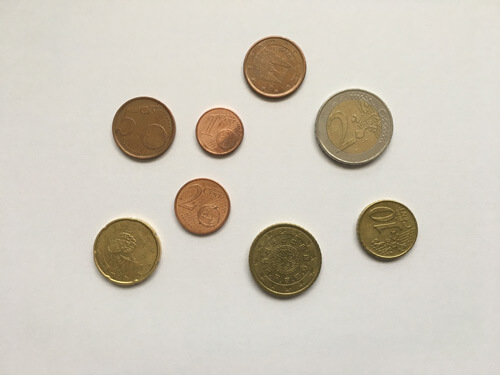
//> input picture data/coins.jpg, 500 x 375 px
$ ./main   (built with g++ and OpenCV 4)
//> lines starting //> are read from the running program, lines starting //| are printed output that depends on the picture; after the words box and inside, x2 and y2 are one past the last pixel; in counts of white or black regions, pixels touching at a corner belong together
/**
 * Moments - sample code
 * @author José Miguel Guerrero
 *
 * https://docs.opencv.org/3.4/d8/d23/classcv_1_1Moments.html
 */

#include <opencv2/highgui.hpp>
#include <opencv2/imgproc.hpp>
#include <iostream>
#include <iomanip>

using namespace cv;
using namespace std;

// Show all value moments
void show_moment(Moments m)
{
  cout << "Spatial moments:" << endl;
  cout << "  m00 = " << m.m00 << ", m10 = " << m.m10 << ", m01 = " << m.m01 << ", m20 = " <<
    m.m20 << ", m11 = " << m.m11 << endl;
  cout << "  m02 = " << m.m02 << ", m30 = " << m.m30 << ", m21 = " << m.m21 << ", m12 = " <<
    m.m12 << ", m03 = " << m.m03 << endl;

  cout << "Central moments:" << endl;
  cout << "  mu20 = " << m.mu20 << ", mu11 = " << m.mu11 << ", mu02 = " << m.mu02 << ", mu30 = " <<
    m.mu30 << ", mu21 = " << m.mu21 << endl;
  cout << "  mu12 = " << m.mu12 << ", mu03 = " << m.mu03 << endl;

  cout << "Central normalized moments:" << endl;
  cout << "  nu20 = " << m.nu20 << ", nu11 = " << m.nu11 << ", nu02 = " << m.nu02 << ", nu30 = " <<
    m.nu30 << ", nu21 = " << m.nu21 << endl;
  cout << "  nu12 = " << m.nu12 << ", nu03 = " << m.nu03 << endl;
}

int main()
{
  // Create image variables
  Mat image, gray, edges, gauss;

  // Read image
  image = imread("../../data/coins.jpg", IMREAD_COLOR);
//> image is the input picture: 375 rows x 500 cols, CV_8UC3; mean B, G, R 188.8, 200.7, 207.2

  // Convert image to grayscale
  cvtColor(image, gray, COLOR_BGR2GRAY);
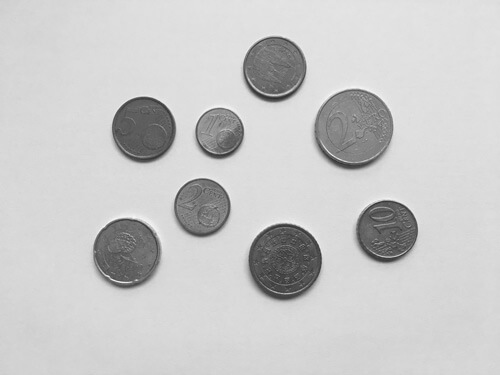
//> gray: 375 rows x 500 cols, CV_8UC1; min 46, max 251, mean 201.2

  // Gaussian blur
  GaussianBlur(gray, gauss, Size(5, 5), 0);
  imshow("Gaussian Blur", gauss);

  // Image processing
  Canny(gauss, edges, 50, 100, 3);
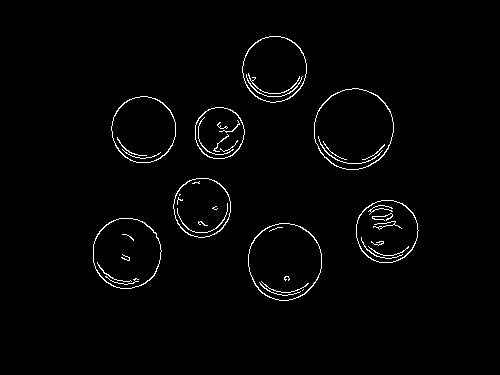
//> edges: 375 rows x 500 cols, CV_8UC1; 1.7% white in thin lines or dots, all inside (x1, y1, x2, y2) = (93, 36, 419, 301)

  // Contours
  vector<vector<Point>> contours;
  vector<Vec4i> hierarchy;
  findContours(edges, contours, hierarchy, RETR_TREE, CHAIN_APPROX_SIMPLE);
//> contours = 51 contours, 33 with area under 20; largest, box (x1, y1, x2, y2) and area: (314, 88, 394, 170) 5024, (314, 88, 394, 170) 4960, (248, 223, 322, 301) 4450, (248, 223, 322, 301) 4389, (93, 218, 162, 289) 3788
  cout << contours.size() << " contours found." << endl;
//| 51 contours found.

  // Drawing contours
  Mat drawing = Mat::zeros(edges.size(), CV_8UC3);
  // iterate through all the top-level contours,
  // draw each connected component with its own random color
  // If for the contour i there are no next, previous, parent, or nested contours, the corresponding elements of hierarchy[i] will be negative.
  int idx = 0;
  while (idx >= 0) {
    Scalar color(rand() & 255, rand() & 255, rand() & 255);
    drawContours(drawing, contours, idx, color, FILLED, 8, hierarchy, 1);       // Last value navigates into the hierarchy
    idx = hierarchy[idx][0];
  }
//> this loop made 8 passes
//> idx on passes 1 to 8: 7, 13, 22, 30, 38, 42, 47, -1
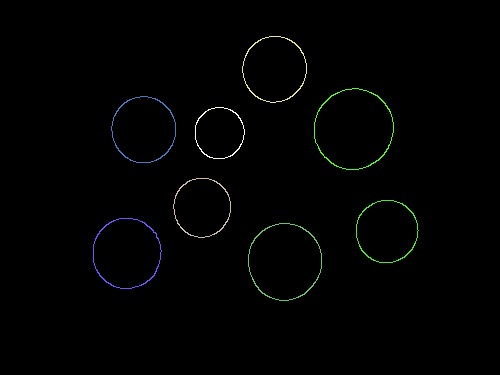
//> drawing: 375 rows x 500 cols, CV_8UC3; mean B, G, R 1.4, 2, 1.4
//> after the loop, idx = -1
  imshow("Contours", drawing);

  // Calculate moments
  vector<Moments> mu(contours.size() );
//> mu = 51 items
  for (size_t i = 0; i < contours.size(); i++) {
    mu[i] = moments(contours[i]);
  }
//> this loop made 51 passes

  // Show moments
  for (int i = 0; i < contours.size(); i++) {
    cout << "*****************************" << endl;
    cout << "       Contour[" << i << "]" << endl;
    cout << "*****************************" << endl;
    show_moment(mu[i]);
  }

  // Use contourArea and arcLength fucntions to calculate Area and Perimeter length using OpenCV
  cout << "\t Info: Area and Contour Length \n";
  for (size_t i = 0; i < contours.size(); i++) {
    cout << " * Contour[" << i << "] - Area (M_00) = " << std::fixed << std::setprecision(2) <<
      mu[i].m00
         << " - Area OpenCV: " << contourArea(contours[i]) << " - Length: " << arcLength(
      contours[i], true) << endl;
  }

  // Wait to press a key
  waitKey(0);

  return 0;
}
